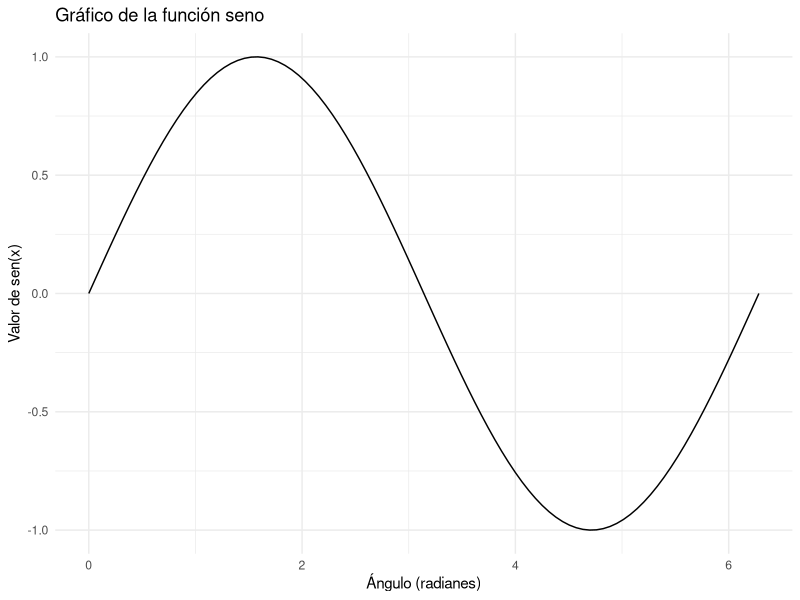

Recreate this plot in R.
## ---- chunk 1
# Código R para graficar la función seno
library(ggplot2)

x <- seq(0, 2 * pi, length.out = 100)
y <- sin(x)

df <- data.frame(x, y)

ggplot(df, aes(x, y)) +
  geom_line() +
  labs(title = "Gráfico de la función seno",
       x = "Ángulo (radianes)",
       y = "Valor de sen(x)") +
  theme_minimal()

